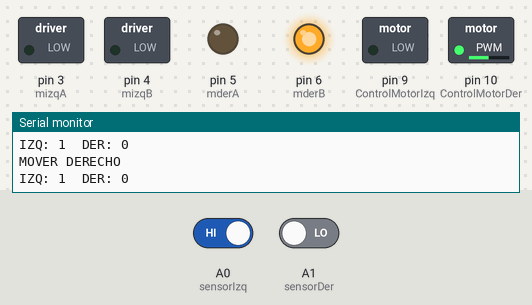
The sketch below on a simulated Arduino Uno, built with avr-gcc and run on an emulated ATmega328P. On the bench: switched loads named in the sketch (green lamp = pin HIGH), output pins drawn as LEDs (lit = HIGH), the last lines printed to the serial monitor. Inputs (shaded band) come from the test bench; at power-on: A0 (sensorIzq) HIGH, A1 (sensorDer) LOW.

Above: at 1.2 s.
1.3 s: A0 (sensorIzq) driven LOW
4.3 s: A1 (sensorDer) driven HIGH
At 4.7 s:
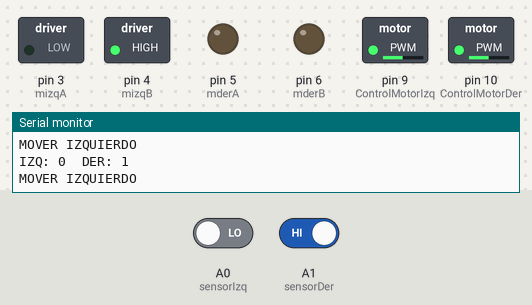
5.8 s: A0 (sensorIzq) driven HIGH and A1 (sensorDer) driven LOW
At 6.8 s:
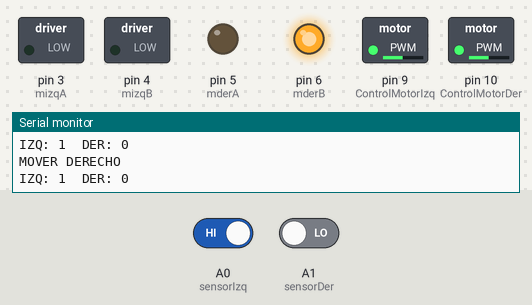
7.3 s: A0 (sensorIzq) driven LOW and A1 (sensorDer) driven HIGH
At 8.7 s:
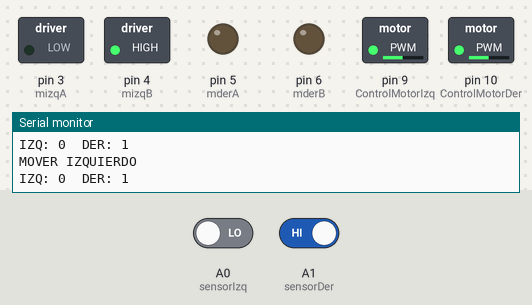
10.3 s: A0 (sensorIzq) driven HIGH
13.3 s: A1 (sensorDer) driven LOW
At 14.2 s:
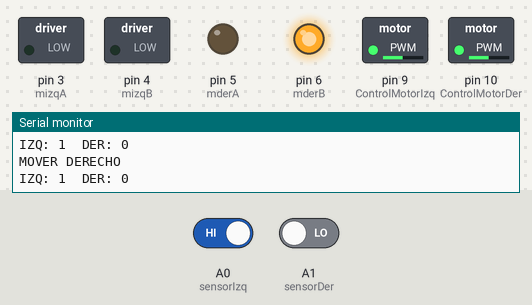
Timing chart, 0 to 15.8 s (numbered marks = the images above; inputs shaded):
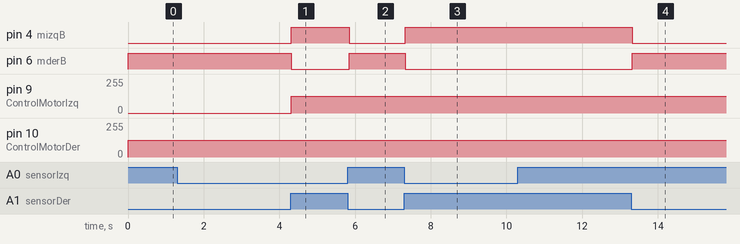

Measured:
- after the input at 4.3 s, pin 4 (mizqB): LOW → HIGH at once; pin 6 (mderB): HIGH → LOW at once; pin 9 (ControlMotorIzq): 0/255 → 125/255 at once
- after the input at 5.8 s, pin 4 (mizqB): HIGH → LOW at once; pin 6 (mderB): LOW → HIGH at once
- after the input at 7.3 s, pin 4 (mizqB): LOW → HIGH at once; pin 6 (mderB): HIGH → LOW at once
- after the input at 13.3 s, pin 4 (mizqB): HIGH → LOW at once; pin 6 (mderB): LOW → HIGH at once

The sketch:

codigo_arduino.ino
```cpp
    const int sensorIzq = A0;
    const int sensorDer = A1;

    int valorizq = 0;
    int valorder = 0;

    int mizqA = 3;
    int mizqB = 4;
    int ControlMotorIzq = 9;

    int mderA = 5;
    int mderB = 6;
    int ControlMotorDer = 10;

    void setup () {

      pinMode(sensorIzq, INPUT);
      pinMode(sensorDer, INPUT);

      pinMode(mizqA, OUTPUT);
      pinMode(mizqB, OUTPUT);
      pinMode(ControlMotorIzq, OUTPUT);

      pinMode(mderA, OUTPUT);
      pinMode(mderB, OUTPUT);
      pinMode(ControlMotorDer, OUTPUT);

      Serial.begin(9600);
    }

    void loop() {

    valorizq = digitalRead(sensorIzq);
    valorder = digitalRead(sensorDer);

      Serial.print("IZQ: ");
      Serial.print(valorizq);

      Serial.print("\tDER: ");
      Serial.print(valorder);

      Serial.print("\n");

    if (valorizq == 0 && valorder == 1) {

      analogWrite(ControlMotorIzq,125);

      digitalWrite(mizqA, LOW);
      digitalWrite(mizqB, HIGH);
      digitalWrite(mderB, LOW);
      digitalWrite(mderA, LOW);

      Serial.print("MOVER IZQUIERDO");
      Serial.print("\n");
    }

    else if (valorizq == 1 && valorder == 0) {

      analogWrite(ControlMotorDer,125);

      digitalWrite(mizqA, LOW);
      digitalWrite(mizqB, LOW);
      digitalWrite(mderB, HIGH);
      digitalWrite(mderA, LOW);

      Serial.print("MOVER DERECHO");
      Serial.print("\n");
    }

    /*
    else if (valorizq == 0 && valorder == 0) {

      analogWrite(ControlMotorIzq,85);
      analogWrite(ControlMotorDer,85);

      digitalWrite(mizqA, LOW);
      digitalWrite(mizqB, HIGH);
      digitalWrite(mderB, HIGH);
      digitalWrite(mderA, LOW);

      Serial.print("MOVER ADELANTE");
      Serial.print("\n");
    }

     else {

      analogWrite(ControlMotorIzq,0);
      analogWrite(ControlMotorDer,0);

      digitalWrite(mizqA, LOW);
      digitalWrite(mizqB, LOW);
      digitalWrite(mderB, LOW);
      digitalWrite(mderA, LOW);

      Serial.print("PARAR");
      Serial.print("\n");
    }
    */

    } 
```
